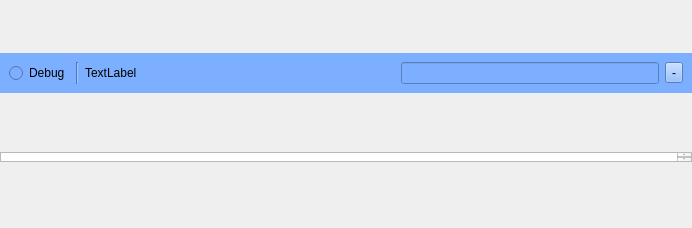
<?xml version="1.0" encoding="UTF-8"?>
<ui version="4.0">
 <class>OperationWidget</class>
 <widget class="QWidget" name="OperationWidget">
  <property name="geometry">
   <rect>
    <x>0</x>
    <y>0</y>
    <width>692</width>
    <height>228</height>
   </rect>
  </property>
  <property name="windowTitle">
   <string>Form</string>
  </property>
  <layout class="QVBoxLayout" name="verticalLayout_2">
   <property name="leftMargin">
    <number>0</number>
   </property>
   <property name="topMargin">
    <number>0</number>
   </property>
   <property name="rightMargin">
    <number>0</number>
   </property>
   <item>
    <widget class="QFrame" name="frame">
     <property name="sizePolicy">
      <sizepolicy hsizetype="Preferred" vsizetype="Fixed">
       <horstretch>0</horstretch>
       <verstretch>0</verstretch>
      </sizepolicy>
     </property>
     <property name="styleSheet">
      <string notr="true">background:rgb(124, 175, 255)</string>
     </property>
     <layout class="QHBoxLayout" name="lth_top">
      <property name="sizeConstraint">
       <enum>QLayout::SetMinimumSize</enum>
      </property>
      <item>
       <widget class="QRadioButton" name="rbOperation">
        <property name="text">
         <string>Debug</string>
        </property>
       </widget>
      </item>
      <item>
       <widget class="Line" name="line">
        <property name="orientation">
         <enum>Qt::Vertical</enum>
        </property>
       </widget>
      </item>
      <item>
       <widget class="QLabel" name="la_name">
        <property name="sizePolicy">
         <sizepolicy hsizetype="Preferred" vsizetype="Fixed">
          <horstretch>0</horstretch>
          <verstretch>0</verstretch>
         </sizepolicy>
        </property>
        <property name="text">
         <string>TextLabel</string>
        </property>
       </widget>
      </item>
      <item>
       <spacer name="horizontalSpacer">
        <property name="orientation">
         <enum>Qt::Horizontal</enum>
        </property>
        <property name="sizeHint" stdset="0">
         <size>
          <width>40</width>
          <height>20</height>
         </size>
        </property>
       </spacer>
      </item>
      <item>
       <widget class="QLineEdit" name="la_description">
        <property name="sizePolicy">
         <sizepolicy hsizetype="Expanding" vsizetype="Fixed">
          <horstretch>0</horstretch>
          <verstretch>0</verstretch>
         </sizepolicy>
        </property>
        <property name="minimumSize">
         <size>
          <width>0</width>
          <height>0</height>
         </size>
        </property>
        <property name="maximumSize">
         <size>
          <width>500</width>
          <height>16777215</height>
         </size>
        </property>
       </widget>
      </item>
      <item>
       <widget class="QToolButton" name="btn_delete">
        <property name="text">
         <string>-</string>
        </property>
       </widget>
      </item>
     </layout>
    </widget>
   </item>
   <item>
    <layout class="QVBoxLayout" name="ltv_content">
     <property name="sizeConstraint">
      <enum>QLayout::SetMaximumSize</enum>
     </property>
    </layout>
   </item>
   <item>
    <widget class="QPlainTextEdit" name="txtOutput">
     <property name="sizePolicy">
      <sizepolicy hsizetype="Expanding" vsizetype="Minimum">
       <horstretch>0</horstretch>
       <verstretch>0</verstretch>
      </sizepolicy>
     </property>
     <property name="maximumSize">
      <size>
       <width>16777215</width>
       <height>10</height>
      </size>
     </property>
     <property name="baseSize">
      <size>
       <width>0</width>
       <height>10</height>
      </size>
     </property>
    </widget>
   </item>
  </layout>
 </widget>
 <resources/>
 <connections/>
</ui>
